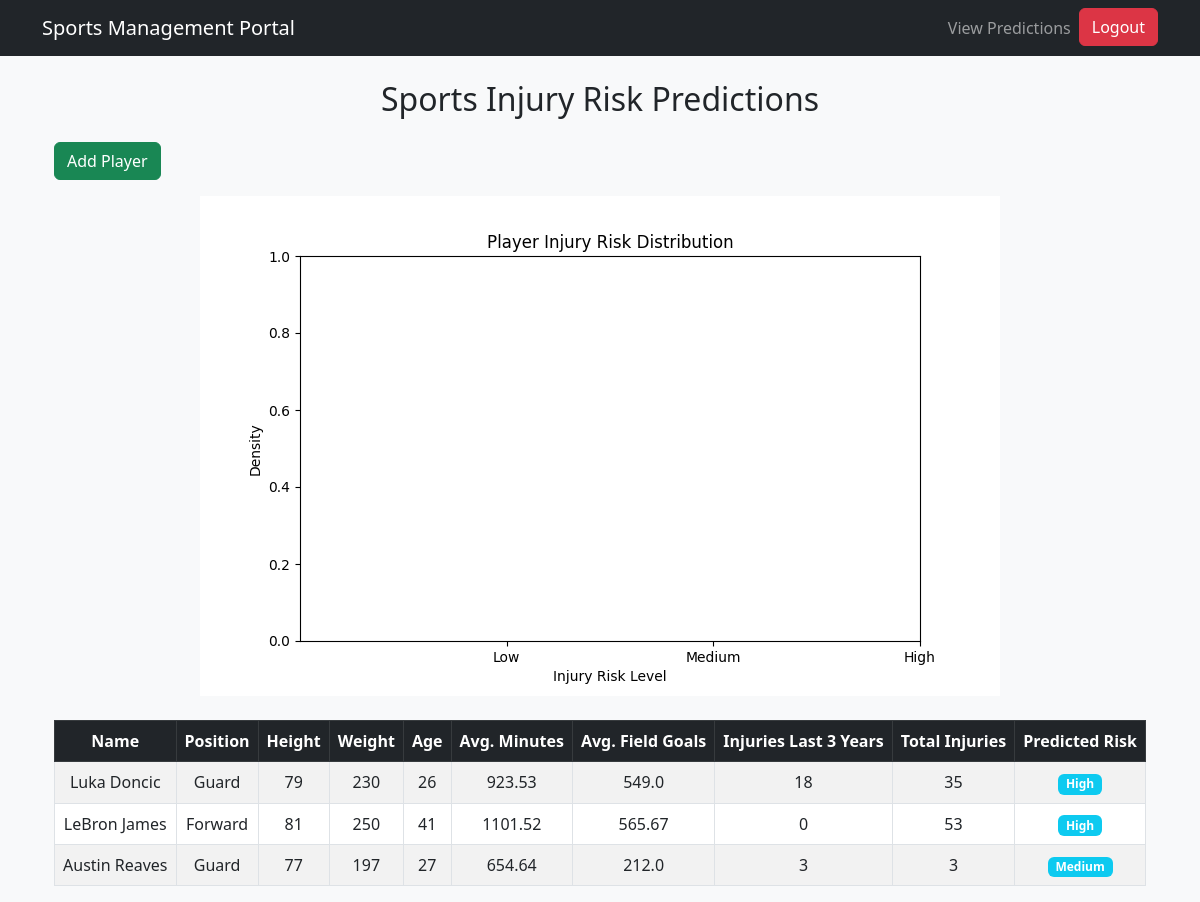
Screenshot of /predictions/ (signed in) with the database file from the repository.
### predictions/models.py (models this page shows, shortened)
class Player(models.Model):
    name = models.CharField(max_length=100)
    position = models.CharField(max_length=50)
    height = models.IntegerField()
    weight = models.IntegerField()
    age = models.IntegerField()
    avg_minutes = models.FloatField()
    avg_field_goals = models.FloatField()
    injuries_last_3_years = models.IntegerField(default=0)
    total_injuries = models.IntegerField(default=0)
    user = models.ForeignKey(User, on_delete=models.CASCADE)
    def calculate_risk(self):
        risk_score = 0
        if self.injuries_last_3_years >= 11:
            risk_score += 3
        elif 4 <= self.injuries_last_3_years <= 10:
            risk_score += 2
        else:
            risk_score += 1
        if self.age >= 35:
            risk_score += 2
        elif 30 <= self.age < 35:
            risk_score += 1
        if self.avg_minutes >= 35:
            risk_score += 2
        elif 30 <= self.avg_minutes < 35:
            risk_score += 1
        if self.avg_field_goals >= 200:
            risk_score += 2
        if risk_score >= 6:
            return "High"
        elif risk_score >= 4:
            return "Medium"
        else:
            return "Low"
    @property
    def predicted_risk(self):
        return self.calculate_risk()

### predictions/views.py (the view)
# urls.py: path('predictions/', player_predictions, name='player_predictions'),
@login_required
def player_predictions(request):
    players = Player.objects.filter(user=request.user)
    risk_levels = [player.calculate_risk() for player in players]
    risk_map = {"Low": 1, "Medium": 2, "High": 3}  # Convert categories to numeric values
    risk_numeric = [risk_map[risk] for risk in risk_levels] if risk_levels else [0]
    plt.figure(figsize=(8, 5))
    sns.kdeplot(risk_numeric, fill=True, bw_adjust=0.5)
    plt.xticks([1, 2, 3], ["Low", "Medium", "High"])
    plt.xlabel("Injury Risk Level")
    plt.ylabel("Density")
    plt.title("Player Injury Risk Distribution")
    buffer = io.BytesIO()
    plt.savefig(buffer, format='png')
    buffer.seek(0)
    image_png = buffer.getvalue()
    buffer.close()
    graphic = base64.b64encode(image_png)
    graphic = graphic.decode('utf-8')
    context = {'players': players, 'graphic': graphic}
    return render(request, 'predictions/player_predictions.html', context)

### predictions/templates/predictions/player_predictions.html (shortened to what this page needs)
{% extends 'base.html' %}
{% block content %}
<div class="container">
    <h2 class="text-center mb-4">Sports Injury Risk Predictions</h2>
    <div class="d-flex justify-content-between mb-3">
        <a href="{% url 'add_player' %}" class="btn btn-success">Add Player</a>
    </div>
    <div class="text-center mb-4">
        <img class="img-fluid" alt="Injury Risk Graph">
    </div>
    <table class="table table-striped table-bordered text-center">
        <thead class="table-dark">
            <tr>
                <th>Name</th>
                <th>Position</th>
                <th>Height</th>
                <th>Weight</th>
                <th>Age</th>
                <th>Avg. Minutes</th>
                <th>Avg. Field Goals</th>
                <th>Injuries Last 3 Years</th>
                <th>Total Injuries</th>
                <th>Predicted Risk</th>
            </tr>
        </thead>
        <tbody>
            {% for player in players %}
            <tr>
                <td>{{ player.name }}</td>
                <td>{{ player.position }}</td>
                <td>{{ player.height }}</td>
                <td>{{ player.weight }}</td>
                <td>{{ player.age }}</td>
                <td>{{ player.avg_minutes }}</td>
                <td>{{ player.avg_field_goals }}</td>
                <td>{{ player.injuries_last_3_years }}</td>
                <td>{{ player.total_injuries }}</td>
                <td><span class="badge bg-info">{{ player.predicted_risk }}</span></td>
            </tr>
            {% endfor %}
        </tbody>
    </table>
</div>
{% endblock %}

### templates/base.html (shortened to what this page needs)
<!DOCTYPE html>
<html lang="en">
<head>
    <link href="https://cdn.jsdelivr.net/npm/bootstrap@5.3.0/dist/css/bootstrap.min.css" rel="stylesheet">
</head>
<body class="bg-light">
    <nav class="navbar navbar-expand-lg navbar-dark bg-dark">
        <div class="container">
            <a class="navbar-brand" href="{% url 'home' %}">Sports Management Portal</a>
            <div class="collapse navbar-collapse">
                <ul class="navbar-nav ms-auto">
                    <li class="nav-item">
                        <a class="nav-link" href="{% url 'player_predictions' %}">View Predictions</a>
                    </li>
                    {% if user.is_authenticated %}
                        <li class="nav-item">
                            <form method="POST" action="{% url 'logout' %}" class="d-inline">
                                <button type="submit" class="btn btn-danger">Logout</button>
                            </form>
                        </li>
                    {% endif %}
                </ul>
            </div>
        </div>
    </nav>
    <div class="container mt-4">
        {% block content %}{% endblock %}
    </div>
</body>
</html>

### rows the page displays
Player: name "Luka Doncic", position "Guard", height "79", weight "230", age "26", avg_minutes "923.53", avg_field_goals "549.0", injuries_last_3_years "18", total_injuries "35", predicted_risk "High"
Player: name "LeBron James", position "Forward", height "81", weight "250", age "41", avg_minutes "1101.52", avg_field_goals "565.67", injuries_last_3_years "0", total_injuries "53", predicted_risk "High"
Player: name "Austin Reaves", position "Guard", height "77", weight "197", age "27", avg_minutes "654.64", avg_field_goals "212.0", injuries_last_3_years "3", total_injuries "3", predicted_risk "Medium"
